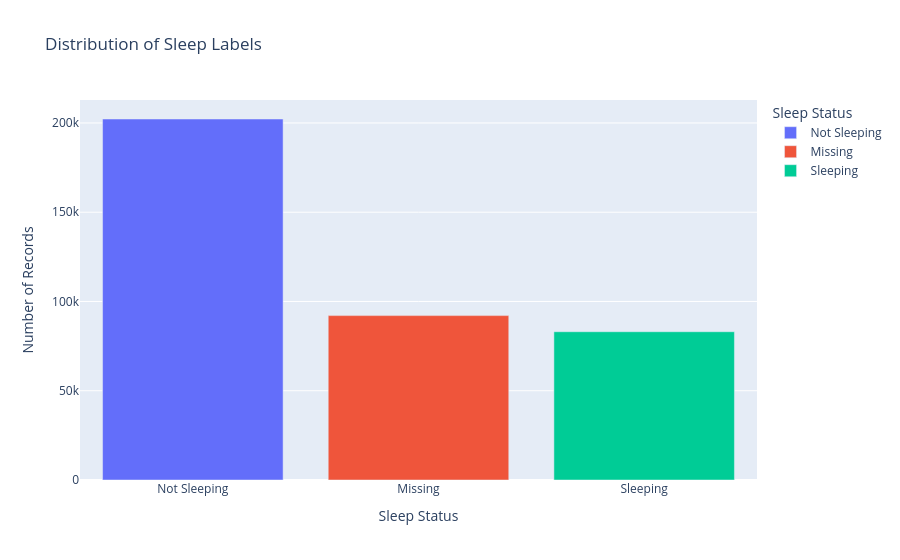

The cell this chart's notebook holds for it:
### Code cell
sleep_plot_df = (
    project_df["label:SLEEPING"]
    .map({
        0: "Not Sleeping",
        1: "Sleeping"
    })
    .fillna("Missing")
    .value_counts()
    .rename_axis("Sleep Status")
    .reset_index(name="Count")
)

fig = px.bar(
    sleep_plot_df,
    x="Sleep Status",
    y="Count",
    color="Sleep Status",
    title="Distribution of Sleep Labels",
    labels={
        "Sleep Status": "Sleep Status",
        "Count": "Number of Records"
    }
)

fig.show()

### Figure 1 — Plotly figure (JSON) as saved in the notebook; plotly's stock layout.template omitted (floating-point values rounded to 4 significant figures)
{"data": [{"alignmentgroup": "True", "hovertemplate": "Sleep Status=%{x}<br>Number of Records=%{y}<extra></extra>", "legendgroup": "Not Sleeping", "marker": {"color": "#636efa", "pattern": {"shape": ""}}, "name": "Not Sleeping", "offsetgroup": "Not Sleeping", "orientation": "v", "showlegend": true, "textposition": "auto", "type": "bar", "x": ["Not Sleeping"], "xaxis": "x", "y": [202213], "yaxis": "y"}, {"alignmentgroup": "True", "hovertemplate": "Sleep Status=%{x}<br>Number of Records=%{y}<extra></extra>", "legendgroup": "Missing", "marker": {"color": "#EF553B", "pattern": {"shape": ""}}, "name": "Missing", "offsetgroup": "Missing", "orientation": "v", "showlegend": true, "textposition": "auto", "type": "bar", "x": ["Missing"], "xaxis": "x", "y": [92078], "yaxis": "y"}, {"alignmentgroup": "True", "hovertemplate": "Sleep Status=%{x}<br>Number of Records=%{y}<extra></extra>", "legendgroup": "Sleeping", "marker": {"color": "#00cc96", "pattern": {"shape": ""}}, "name": "Sleeping", "offsetgroup": "Sleeping", "orientation": "v", "showlegend": true, "textposition": "auto", "type": "bar", "x": ["Sleeping"], "xaxis": "x", "y": [83055], "yaxis": "y"}], "layout": {"autosize": true, "barmode": "relative", "legend": {"title": {"text": "Sleep Status"}, "tracegroupgap": 0}, "title": {"text": "Distribution of Sleep Labels"}, "xaxis": {"anchor": "y", "autorange": true, "categoryarray": ["Not Sleeping", "Missing", "Sleeping"], "categoryorder": "array", "domain": [0, 1], "range": [-0.5, 2.5], "title": {"text": "Sleep Status"}, "type": "category"}, "yaxis": {"anchor": "x", "autorange": true, "domain": [0, 1], "range": [0, 212900.0], "title": {"text": "Number of Records"}, "type": "linear"}}}
